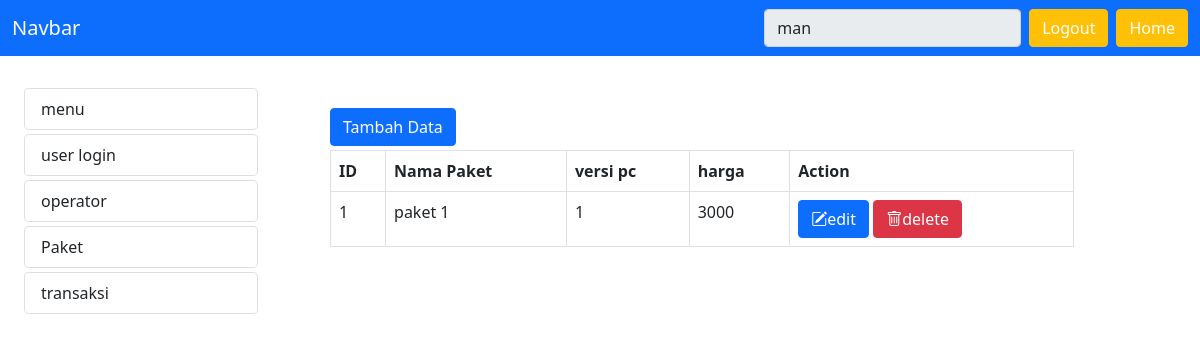
/admin/home.php?modul=mod_paket (signed in), run on the app's committed database.
### tables this page shows
CREATE TABLE `mst_menu` (
  `idmenu` int(11) NOT NULL,
  `kode_menu` varchar(8) NOT NULL,
  `nmmenu` varchar(25) NOT NULL,
  `link` varchar(50) NOT NULL
);

CREATE TABLE `mst_paket` (
  `idpaket` int(11) NOT NULL,
  `id_pc` int(11) NOT NULL,
  `nmpaket` varchar(8) NOT NULL,
  `harga` varchar(30) NOT NULL
);

### admin/menu.php (the view, shortened to what this page needs)
<?php
$qry_menu = mysqli_query($koneksidb, "SELECT * FROM mst_menu");
while ($row = mysqli_fetch_array($qry_menu)) {
?>
<a href="?modul=<?= $row['link']; ?>" style="text-decoration: none;" class="links1">
	<li class="list-group-item links rounded-3 mt-1"></i><?= $row["nmmenu"]; ?></li>
</a>
<?php
}
?>

### admin/mod_paket/index.php
<?php
include_once("paketCtrl.php");
if (!isset($_GET['action'])) {
?>
	<a href="?modul=mod_paket&action=add" class="btn btn-primary btn-xs mb-1">Tambah Data</a>
	<table class="table table-bordered">
		<tr>
			<th>ID</th>
			<th>Nama Paket</th>
            <th>versi pc</th>
			<th>harga</th>
			<th>Action</th>
		</tr>
		<?php
        $listuser=mysqli_query($koneksidb,"SELECT  * from mst_paket");
		while ($list = mysqli_fetch_array($listuser)) {
		?>
        <tr>
            <td><?=$list['idpaket']; ?></td>
            <td><?=$list['nmpaket']; ?></td>
            <td><?=$list['id_pc']; ?></td>
            <td><?=$list['harga']; ?></td>
            <td>
                <a href="?modul=mod_paket&action=edit&id=<?=$list['iduser']; ?>" class="btn btn-primary">
                        <i class="bi bi-pencil-square"></i>edit</a>
                <a href="?modul=mod_paket&action=delete&id=<?=$list['iduser']; ?>" class="btn btn-danger">
                        <i class="bi bi-trash"></i>delete</a>
            </td>
        </tr>
        <?php } ?>
	</table>
	<?php } else if (isset($_GET['action']) && ($_GET['action'] == "add" || $_GET['action'] == "edit")) {
        if($proses=="insert"){
    ?>
	<form action="?modul=mod_paket&action=save" id="formuser" method="POST">
        <div class="row">
			<label class="col-md-3">Nama Paket</label>
			<div class="col-md-5">
            <input type="hidden" name="proses" value="<?= $proses; ?>">
            <input type="hidden" name="idpaket" value="<?= $upidpaket; ?>">
				<input type="text" name="nmpaket" id="user" class="form-control" >
			</div>
		</div>
		<div class="row">
			<label class="col-md-3">Versi PC</label>
			<div class="col-md-5">
				<input type="text" name="versipc" id="nama" class="form-control" >
			</div>
		</div>
		<div class="row">
			<label class="col-md-3">Nama Paket</label>
			<div class="col-md-5">
				<input type="text" name="nmpaket" id="pass" class="form-control" >
			</div>
		</div>
        <div class="row">
			<label class="col-md-3">Harga</label>
			<div class="col-md-5">
				<input type="text" name="harga" id="passkonfirm" class="form-control" >
			</div>
		</div>
        <div class="row pt-3">
                <label class="col-md-3"></label>
                <div class="col-md-5">
                    <button type="button" id="btnsubmit" class="btn btn-primary" data-bs-toggle="modal">Simpan</button>
                    <a href="home.php?modul=mod_userlogin"><button type="button" class="btn btn-warning">Kembali</button></a>
                </div>
            </div>
	</form>
<?php }else{ ?>
    <form action="?modul=mod_userlogin&action=save" id="formuser" method="POST">
        <?php if($proses=="update"){ ?>
        <div class="row">
			<label class="col-md-3">username</label>
			<div class="col-md-5">
            <input type="hidden" name="proses" value="<?= $proses; ?>">
            <input type="hidden" name="iduser" value="<?= $upiduser; ?>">
				<input type="text" name="user" id="user" class="form-control" value="<?= $upuser?>" readonly>
			</div>
		</div>
        <?php } ?>
		<div class="row">
			<label class="col-md-3">nama  lengkap</label>
			<div class="col-md-5">
				<input type="text" name="nama" id="nama" class="form-control" value="<?= $upnama?>">
			</div>
		</div>
		<div class="row">
			<label class="col-md-3">password</label>
			<div class="col-md-5">
				<input type="password" name="pass" id="pass" class="form-control" value="<?= $uppass?>">
			</div>
		</div>
		<div class="row">
			<label class="col-md-3">confirm password</label>
			<div class="col-md-5">
				<input type="password" name="passkonfirm" id="pass" class="form-control" value="<?= $uppass?>">
			</div>
		</div>
		<div class="row">
			<label class="col-md-3">is active</label>
			<div class="col-md-5">
                <div class="form-check">
                    <input class="form-check-input" type="radio" name="isactive" id="isactive" value="1" <?=($dt['is_active'] == 1)?"checked" : "";?>>
                    <label class="form-check-label">
                        aktif
                    </label>
                    </div>
                <div class="form-check">
                    <input class="form-check-input" type="radio" name="isactive" id="isactive" value="0" <?=($dt['is_active'] == 0)?"checked" : "";?>>
                    <label class="form-check-label" >
                        tidak aktif
                    </label>
                    </div>
                </div>
		</div>
        <div class="row pt-3">
                <label class="col-md-3"></label>
                <div class="col-md-5">
                    <button type="submit" name="btnsubmit" id="btnsubmit" class="btn btn-primary">Simpan</button>
                    <a href="home.php?modul=mod_userlogin"><button type="button" class="btn btn-warning">Kembali</button></a>
                </div>
            </div>
	</form>
<?php } ?>
<div class="modal fade" id="btnkonfirm" tabindex="-1">
        <div class="modal-dialog">
            <div class="modal-content">
            <div class="modal-header">
                <h5 class="modal-title" id="exampleModalLabel">Modal title</h5>
                <button type="button" class="btn-close" data-bs-dismiss="modal" aria-label="Close"></button>
            </div>
            <div class="modal-body">
                apakah anda yakin ingin menyimpan?
            </div>
            <div class="modal-footer">
                <button type="button" name="btnbatal" class="btn btn-secondary" data-bs-dismiss="modal">Close</button>
                <button type="button" name="btnsimpan" id="btnsimpan" class="btn btn-primary">Simpan</button>
            </div>
            </div>
        </div>
        </div>
<?php } ?>

### admin/home.php (style rules this page uses)
body { padding-top: 60px; }

### data on the page
mst_menu: nmmenu "menu"
mst_menu: nmmenu "user login"
mst_menu: nmmenu "operator"
mst_menu: nmmenu "Paket"
mst_menu: nmmenu "transaksi"
mst_paket: idpaket "1", nmpaket "paket 1", id_pc "1", harga "3000"
